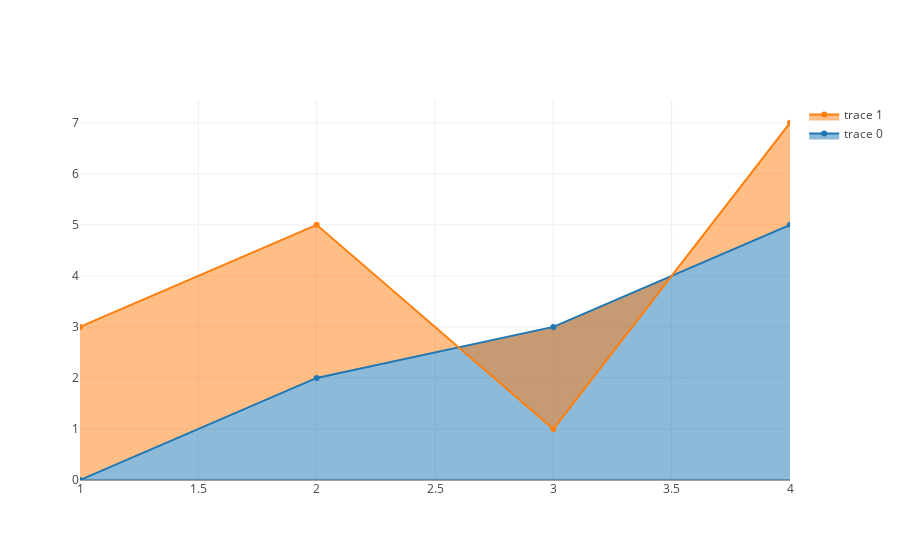

Notebook cell for this chart:
### Markdown cell above
# plotly-scala
* Scala bindings for plotly.js: https://github.com/alexarchambault/plotly-scala

### Code cell
// Scala 2.12, 2.13
// https://mvnrepository.com/artifact/org.plotly-scala/plotly-almond
import $ivy.`org.plotly-scala::plotly-almond:0.8.5`
import plotly._, plotly.element._, plotly.layout._, plotly.Almond._
{{  
  val trace1 = Scatter(
    Seq(1, 2, 3, 4),
    Seq(0, 2, 3, 5),
    fill = Fill.ToZeroY
  )

  val trace2 = Scatter(
    Seq(1, 2, 3, 4),
    Seq(3, 5, 1, 7),
    fill = Fill.ToNextY
  )

  val data = Seq(trace1, trace2)

  plot(data)
}}

### Figure 1 — Plotly figure (JSON) as saved in the notebook; plotly's stock layout.template omitted (floating-point values rounded to 4 significant figures)
{"data": [{"fill": "tozeroy", "type": "scatter", "x": [1, 2, 3, 4], "y": [0, 2, 3, 5]}, {"fill": "tonexty", "type": "scatter", "x": [1, 2, 3, 4], "y": [3, 5, 1, 7]}], "layout": {}}
